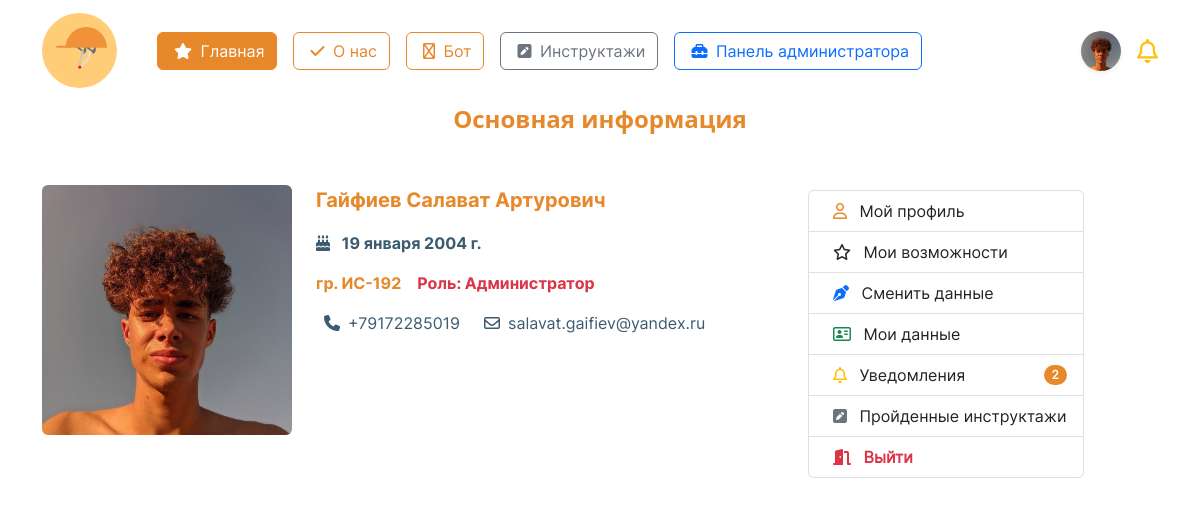
The page /account/profile/ (signed in) on the database as committed earlier.
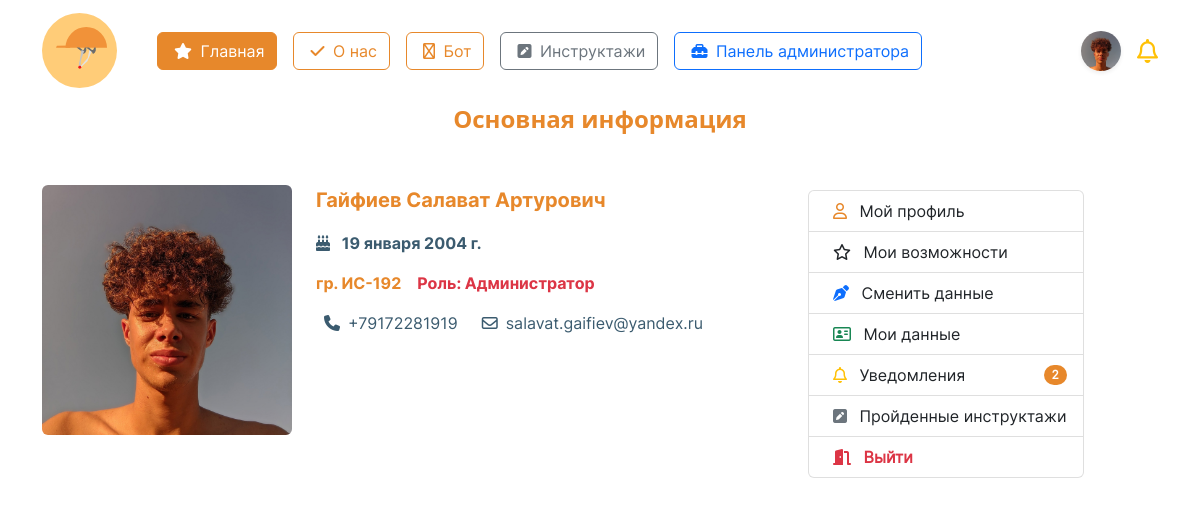
The same page on the database as committed later.
### initru/models.py (models this page shows, shortened)
class CustomUser(AbstractUser):  # custom user for Users with django
    gen = (
        ('m', 'Мужской'),
        ('j', 'Женский')
    )
    patronymic = models.CharField(
        'Отчество',
        max_length=250,
    )
    gender = models.CharField(
        'Пол', choices=gen,
        max_length=3, null=True,
    )
    birthday_date = models.DateField(
        'Дата рождения', null=True,
    )
    region  = models.ForeignKey(
        Region, on_delete=models.CASCADE,
        null=True, verbose_name='Регион',
    )
    city  = ChainedForeignKey(
        City,
        chained_field='region',
        chained_model_field="region",
        show_all=False,
        auto_choose=True,
        null=True,
        sort=True, verbose_name = 'Город')
    street  = models.ForeignKey(
        Street, on_delete=models.CASCADE,
        null=True, verbose_name='Улица',
    )
    house = models.IntegerField(
        "Номер дома", null=True,
    )
    flat = models.IntegerField(
        'Этаж', null=True,
    )
    avatar = models.ImageField(
        'Изображение пользователя',
        upload_to='images/users/',
        null=True,
        blank=True,
    )
    phone_number = models.CharField(
        'Номер телефона', max_length=20,unique=True,
        blank=False, null=True,
    )
    type_user  = models.ForeignKey(
        typeuser, on_delete=models.CASCADE,
        verbose_name='Тип пользователя', null=True,
    )
    groupStud  = models.ForeignKey(
        Groups, on_delete=models.CASCADE,
        verbose_name='Группа', null=True,
        blank=True
    )
    role  = models.ForeignKey(
        role, on_delete=models.CASCADE,
        null=True, verbose_name='Роль',
    )
    date_end = models.DateField(
        'Дата завершения зачисления',
        null=True,
    )

class Groups(models.Model):
    name_group = models.CharField(
        'Название группы',
        max_length=8
    )
    special  = models.ForeignKey(
        Spec, on_delete=models.CASCADE,
        null=False, verbose_name='Специальность'
    )
    class Meta:
        verbose_name = 'Группа'
        verbose_name_plural = 'Группы'
    def __str__(self):
        return f'{self.name_group}'

### initru/views.py (the view, shortened to what this page needs)
# urls.py: path('account/profile/', profileView, name="profile"),
@login_required  # обязательная авторизация
def profileView(request):
    page_name = 'profile.html'
    return render(request, page_name)

### initru/templates/profile.html (shortened to what the changed rows need)
{% extends "./base.html" %}
{% load static %}
{% block content %}
<div class="container" style = 'font-family: "Inter-Regular";'>
    <div class='mt-5 d-flex' style = 'min-height: 35vh;'>
        <div id='box' class='col d-flex'>
                <div>
                    {% if request.user.avatar %}
                    <div class="rounded" style="
                            width:250px;
                            height:250px;
                            background-image: url('{{ request.user.avatar.url }}');
                            background-size: cover;
                            background-position: center;
                        ">
                    </div>
                    {% endif %}
                </div>
                <div class='mx-4'>
                    <p class='fw-bold fs-5' style='font-family: "Inter-Bold"; color:#E7882B;'>
                        {{ request.user.last_name }}
                        {{ request.user.first_name }}
                        {{ request.user.patronymic }}
                    </p>
                    <p class='fw-bold' style='font-family: "Inter-Bold"; color:#3B5B6F;'>
                        <i class="fa-solid fa-cake-candles"></i>
                        <span class='mx-2'>{{ request.user.birthday_date }}</span>
                    </p>
                    {% if user.is_superuser %}
                    <div class='d-flex'>
                        {% if request.user.groupStud %}
                        <p style='font-family: "Inter-Bold"; color:#E7882B;'>гр. {{ request.user.groupStud }}</p>
                        {% endif %}
                        <p class='text-danger mx-3' style='font-family: "Inter-Bold";'>Роль: Администратор</p>
                    </div>
                    {% endif %}
                    {% if request.user.phone_number %}
                    <div class='d-flex'>
                        <p class='d-flex align-items-center' style='font-family: "Inter-Regular"; color:#3B5B6F;'>
                            <i class="fa-solid fa-phone mx-2"></i>
                            {{ request.user.phone_number }}
                        </p>
                        <p class='d-flex align-items-center mx-3' style='font-family: "Inter-Regular"; color:#3B5B6F;'>
                            <i class="fa-regular fa-envelope mx-2"></i>
                            {{ request.user.email }}
                        </p>
                    </div>
                    {% endif %}
                </div>
        </div>
    </div>
</div>
{% endblock %}

### initru/templates/base.html (shortened to what this page needs)
<!DOCTYPE html>
{% load static %}
<html lang="ru">
<head>
	<link rel="stylesheet" href="{% static 'css/bootstrap.min.css' %}">
	<link rel="stylesheet" href="{% static 'css/style.css' %}">
	<link href="{% static 'fontawesomefree/css/fontawesome.css' %}" rel="stylesheet" type="text/css">
	<link href="{% static 'fontawesomefree/css/brands.css' %}" rel="stylesheet" type="text/css">
	<link href="{% static 'fontawesomefree/css/solid.css' %}" rel="stylesheet" type="text/css">
</head>
<header>
	<nav class="navbar" style='font-family: "Inter-Regular";'>
		<div class="container">
			<div class='d-flex align-items-center'>
				<a href="{% url 'main' %}" class="navbar-brand">
					<img src="{% static 'images/logo.svg' %}" alt="logo" height="75">
				</a>
				<div class="d-flex mx-3 flex-wrap">
					<a class='btn btn-orange mx-2' href="{% url 'main' %}">
						<i class="fa-solid fa-star mx-1"></i>
						Главная
					</a>
					<a class='btn btn-outline-orange mx-2' href="{% url 'about' %}">
						<i class="fa-solid fa-check mx-1"></i>
						О нас
					</a>
					<a class='btn btn-outline-orange mx-2' href="{% url 'chat_response' %}">
						<i class="fa-regular fa-robot mx-1"></i>
						Бот
					</a>
					{% if user.is_authenticated %}
					<a class='btn btn-outline-secondary mx-2' href="{% url 'brief' %}">
						<i class="fa-solid fa-square-pen mx-1"></i>
						Инструктажи
					</a>
						{% if user.is_superuser %}
							<a class='btn btn-outline-primary mx-2' href="{% url 'admin:index' %}">
								<i class="fa-solid fa-toolbox mx-1"></i>
								Панель администратора
							</a>
						{% endif %}
					{% endif %}
				</div>
			</div>
			<div class='navbar d-flex justify-content-center'>
				{% if user.is_authenticated %}
				<div class="dropdown text-end d-flex mx-2">
					<a class="d-block link-dark text-decoration-none d-flex align-items-center" id="dropdownUser1" data-bs-toggle="dropdown" aria-expanded="false">
						<div class = 'rounded-circle mx-2 shadow-sm' style = '
						width: 40px;
						height: 40px;
						background-position: center;
						background-repeat: no-repeat;
						background-size: cover;
						background-clip: unset;
						background-image: url("{{ request.user.avatar.url }}");
						'></div>
					</a>
				</div>
				<i class="fa-regular fa-bell fs-4 text-warning"></i>
				{% else %}
				<div class="dropdown text-end">
					<a href="{% url 'login' %}" class="d-block link-dark text-decoration-none">
						<img src="{% static 'images/startPage/user/user.svg' %}" alt="user">
					</a>
				</div>
				{% endif %}
			</div>
		</div>
	</nav>
</header>
<body>
	<main>
		{% block content %}
		{% endblock content %}
	</main>
</body>
</html>

Rows that differ between the two databases and show on the page:
changed CustomUser "Гайфиев": user.phone_number "+79172285019" → "+79172281919"
